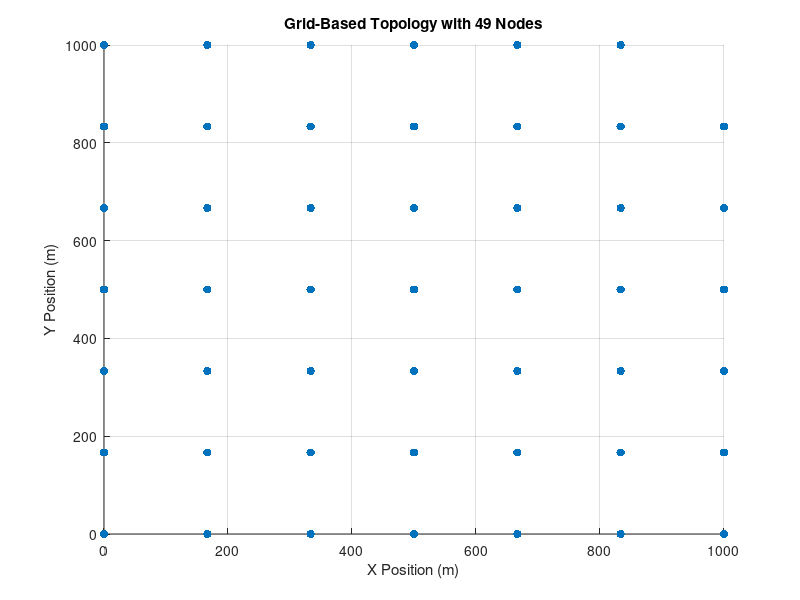

Recreate this plot in MATLAB. (Note: this script raises an error after producing the figure.)
% MANET Simulation: AODV Routing Protocol with Grid-Based Topology

% Parameters
numNodesPerRow = 7; % Number of nodes per row in the grid
numRows = 7; % Number of rows in the grid
areaSize = 1000; % Size of the simulation area in meters
distanceThreshold = 150; % Threshold distance for neighbor detection in meters
simulationTime = 60; % Simulation time in seconds
maxHops = 5; % Maximum number of hops for route discovery
pauseTime = 0.1; % Pause time for visualization

% Generate node positions in a grid-based topology
[xGrid, yGrid] = meshgrid(linspace(0, areaSize, numNodesPerRow), linspace(0, areaSize, numRows));
nodePositions = [xGrid(:), yGrid(:)];

% Remove one node to get 49 nodes
numNodes = size(nodePositions, 1) - 1;
nodePositions = nodePositions(1:numNodes, :);

% Visualize network topology
scatter(nodePositions(:, 1), nodePositions(:, 2), 'filled');
xlim([0, areaSize]);
ylim([0, areaSize]);
title('Grid-Based Topology with 49 Nodes');
xlabel('X Position (m)');
ylabel('Y Position (m)');
grid on;

hold on; % Keep the current plot while adding new elements

% Initialize routing table for each node
routingTable = cell(numNodes, 1);

% Initialize route cache for each node
routeCache = cell(numNodes, numNodes);

% Define AODV routing functions (route discovery and route maintenance)

% Function for route discovery
routeRequestHelperRecursiveFunc = @(currentNode, destNode, visitedNodes, currentTime, remainingHops) ...
    routeRequestHelperRecursive(currentNode, destNode, visitedNodes, currentTime, remainingHops);

% Initialize variables to store route paths
routePaths = cell(0);
errorNodes = [];

% Simulation loop
for t = 1:simulationTime
    % Placeholder for node mobility
    nodePositions = updateNodePositions(nodePositions, areaSize, pauseTime);
    
    % Example: Call routeRequest at certain time intervals
    if mod(t, 5) == 0 % Route request every 5 seconds
        sourceNode = randi(numNodes);
        destNode = randi(numNodes);
        [path, error, replyMsg] = routeRequestHelperRecursiveFunc(sourceNode, destNode, [], t, maxHops);
        routePaths{end+1} = path;
        if error
            errorNodes(end+1) = sourceNode;
        end
        disp(replyMsg);
    end
    
    % Visualization: Update node positions and route paths
    scatter(nodePositions(:, 1), nodePositions(:, 2), 'filled');
    for i = 1:numel(routePaths)
        if ~isempty(routePaths{i})
            path = nodePositions(routePaths{i}, :);
            plot(path(:, 1), path(:, 2), 'k--');
        end
    end
    if ~isempty(errorNodes)
        scatter(nodePositions(errorNodes, 1), nodePositions(errorNodes, 2), 'r', 'filled');
    end
    xlim([0, areaSize]);
    ylim([0, areaSize]);
    title(['Grid-Based Topology with 49 Nodes - Time: ', num2str(t)]);
    xlabel('X Position (m)');
    ylabel('Y Position (m)');
    grid on;
    pause(pauseTime); % Pause to display updates
end
hold off; % Release the plot hold

% Dummy implementation of routeRequestHelperRecursive function
function [path, error, replyMsg] = routeRequestHelperRecursive(currentNode, destNode, visitedNodes, currentTime, remainingHops)
    % Placeholder for routeRequestHelperRecursive
    disp(['Route request from Node ', num2str(currentNode), ' to Node ', num2str(destNode), ' at time ', num2str(currentTime)]);
    
    % Simulate route error with some probability
    error = rand < 0.3;
    if error
        disp(['Route error encountered from Node ', num2str(currentNode), ' to Node ', num2str(destNode)]);
        replyMsg = ['Route from Node ', num2str(currentNode), ' to Node ', num2str(destNode), ' unsuccessful due to route error.'];
    else
        replyMsg = ['Route from Node ', num2str(currentNode), ' to Node ', num2str(destNode), ' completed successfully.'];
    end
    
    % Dummy path
    path = [currentNode, destNode];
    
    % Implement route discovery and maintenance logic here
    % Example: Check if destination is reached, update routing table, forward request to neighbors, etc.
end

% Dummy implementation of finding neighboring nodes
function neighborNodes = findNeighborNodes(currentNode)
    % Placeholder: Find neighboring nodes based on the grid topology
    % Assuming nodes are connected to adjacent nodes in the grid
    
    % Define the grid parameters
    numNodesPerRow = 7;
    numRows = 7;
    
    % Convert 1D index to 2D grid indices
    [row, col] = ind2sub([numRows, numNodesPerRow], currentNode);
    
    % Determine neighboring nodes
    neighborNodes = [];
    if row > 1
        neighborNodes = [neighborNodes, currentNode - numNodesPerRow]; % Node above
    end
    if row < numRows
        neighborNodes = [neighborNodes, currentNode + numNodesPerRow]; % Node below
    end
    if col > 1
        neighborNodes = [neighborNodes, currentNode - 1]; % Node to the left
    end
    if col < numNodesPerRow
        neighborNodes = [neighborNodes, currentNode + 1]; % Node to the right
    end
end

% Dummy implementation of node mobility
function updatedNodePositions = updateNodePositions(nodePositions, areaSize, pauseTime)
    % Placeholder for node mobility
    % Example: Nodes move randomly within the simulation area
    
    numNodes = size(nodePositions, 1);
    velocity = 10; % Constant velocity for all nodes
    
    % Randomly select new destinations for nodes
    newDestinations = rand(numNodes, 2) * areaSize;
    
    % Move nodes towards their new destinations
    displacement = (newDestinations - nodePositions) .* (velocity * pauseTime);
    
    % Update node positions
    nodePositions = nodePositions + displacement;
    
    % Ensure nodes stay within the simulation area
    nodePositions(nodePositions < 0) = 0;
    nodePositions(nodePositions > areaSize) = areaSize;
    
    updatedNodePositions = nodePositions;
end



